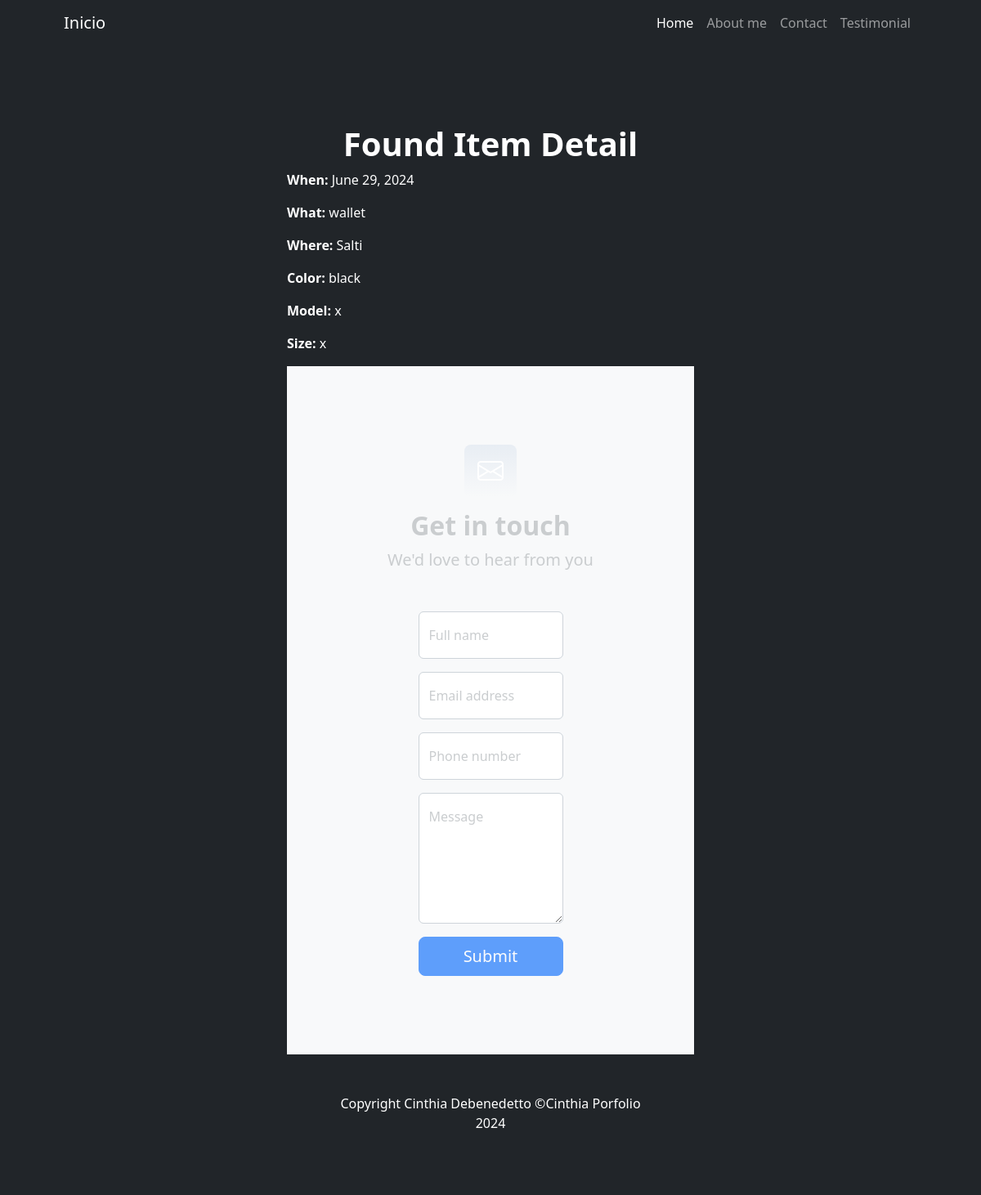
/found/2/, run on the app's committed database.
### busqueda/models.py (models this page shows, shortened)
class Ifound(models.Model):
    when = models.DateField(validators=[validate_past_date])
    what = models.CharField(max_length=60)
    where = models.CharField(max_length=60)
    color = models.CharField(max_length=50)
    model = models.CharField(max_length=60)
    size = models.CharField(max_length=60)
    return_owner = models.BooleanField(default=False)
    class Meta:
        verbose_name = "Found Property"
        verbose_name_plural = "Found Properties"
        ordering = ["when", "what"]

### busqueda/views.py (the view)
# urls.py: path('found/<int:pk>/', foundDetail, name='found_detail'),# URL para la vista de detalle del ítem encontrado
def foundDetail(request, pk):
    found = get_object_or_404(Ifound, pk=pk)
    return render(request, 'busqueda/found_detail.html', {'found': found})

### busqueda/templates/busqueda/found_detail.html
{% extends "busqueda/index.html" %}
{% block titulo %}
<h1 class="display-10 fw-bolder text-white">Found Item Detail</h1>
{% endblock titulo %}
{% block contenido %}
    <p class="text-white" style="text-align: left;"><strong>When:</strong> {{ found.when }}</p>
    <p class="text-white" style="text-align: left;"><strong>What:</strong> {{ found.what }}</p>
    <p class="text-white" style="text-align: left;"><strong>Where:</strong> {{ found.where }}</p>
    <p class="text-white" style="text-align: left;"><strong>Color:</strong> {{ found.color }}</p>
    <p class="text-white" style="text-align: left;"><strong>Model:</strong> {{ found.model }}</p>
    <p class="text-white" style="text-align: left;"><strong>Size:</strong> {{ found.size }}</p>
{% endblock contenido %}

### data on the page
Ifound: when "June 29, 2024", what "wallet", where "Salti", color "black", model "x", size "x"
